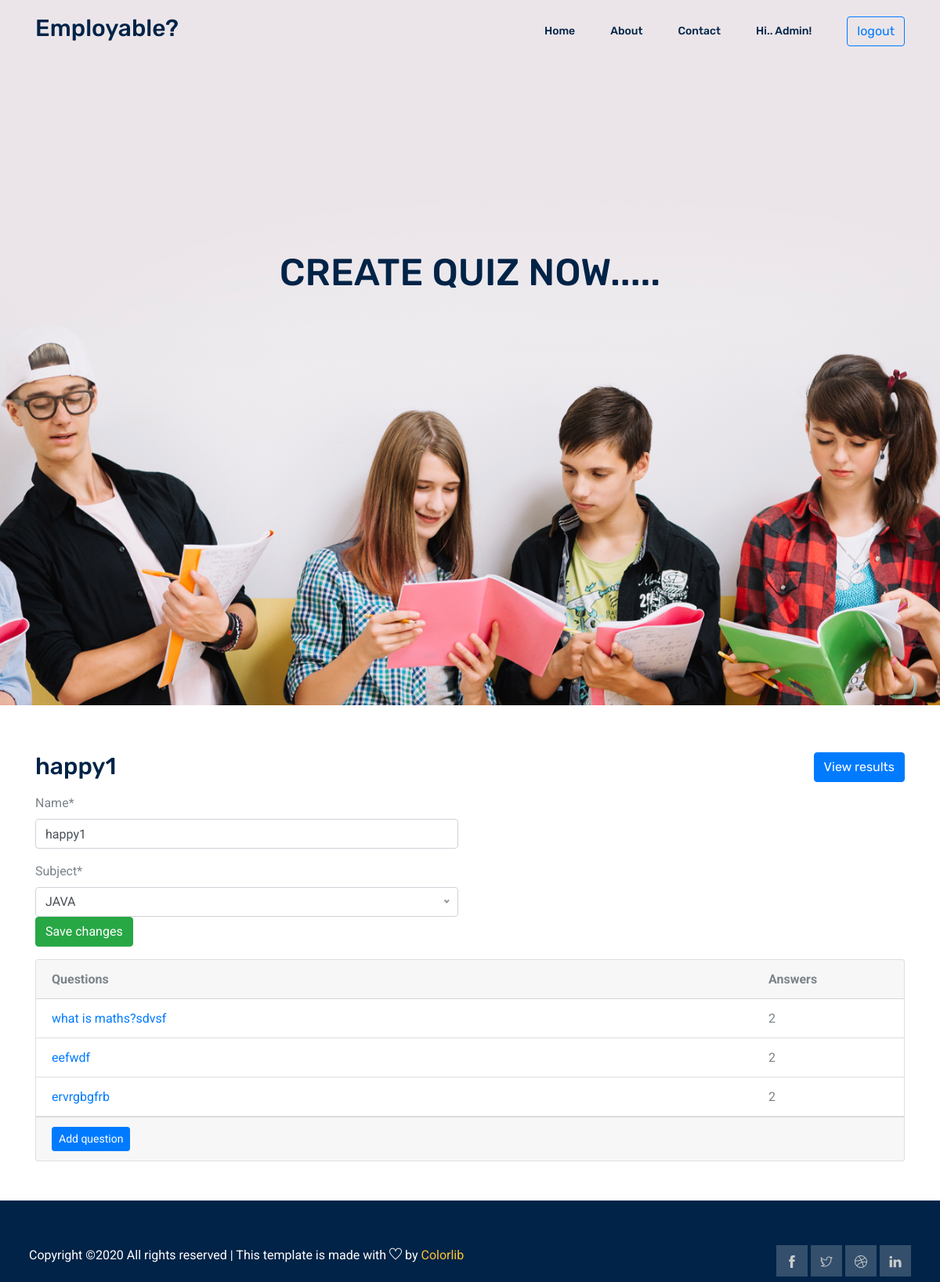
The app's page /company/quiz/2 (signed in) with its own data.
### accounts/models.py (models this page shows)
class User(AbstractUser):
    is_student = models.BooleanField(default=False)
    is_company = models.BooleanField(default=False)
    has_details = models.BooleanField(default=False)
    about = models.TextField(max_length=1000)
    image = models.ImageField(upload_to='main_image',blank = True, null = True)
    website = models.CharField(max_length=40)

### exam/models.py (models this page shows, shortened)
class Quiz(models.Model):
    owner = models.ForeignKey(User, on_delete=models.CASCADE, related_name='quizzes')
    name = models.CharField(max_length=255)
    subject = models.ForeignKey(Subject, on_delete=models.CASCADE, related_name='quizzes')
    location = models.CharField(max_length=50)
    skills_Required = models.CharField(max_length = 50)
    education = models.CharField(max_length = 50)
    work_exporience = models.CharField(max_length = 50)
    ctc = models.IntegerField()
    posts = models.CharField(max_length=20)

class Subject(models.Model):
    name = models.CharField(max_length=30)
    color = models.CharField(max_length=7, default='#007bff')
    def __str__(self):
        return self.name

class Question(models.Model):
    quiz = models.ForeignKey(Quiz, on_delete=models.CASCADE, related_name='questions')
    text = models.CharField('Question', max_length=255)

### company/views.py (the view, shortened to what this page needs)
# urls.py: path('quiz/<int:pk>',views.QuizUpdateView.as_view(),name= 'updateQuiz'),
class QuizUpdateView(UpdateView):
    model = Quiz
    fields = ('name', 'subject', )
    context_object_name = 'quiz'
    template_name = 'company/QuizUpdate.html'
    def get_context_data(self, **kwargs):
        kwargs['questions'] = self.get_object().questions.annotate(answers_count=Count('answers'))
        return super().get_context_data(**kwargs)
    def get_queryset(self):
        return self.request.user.quizzes.all()

### templates/company/QuizUpdate.html (shortened to what this page needs)
{% extends 'base.html' %}
{% load crispy_forms_tags %}
{% block body %}
<section class="home_banner_area">
   <div class="banner_inner">
     <div class="container">
       <div class="row">
         <div class="col-lg-12">
           <div class="banner_content text-center">
             <h2 class="text-uppercase mt-4 mb-5">
               Create Quiz now.....
             </h2>
           </div>
         </div>
       </div>
     </div>
   </div>
 </section>
    <div class='container' style= 'margin-top:60px'>
<h2 class="mb-3">
  {{ quiz.name }}
  <a href="{% url 'results' quiz.pk %}" class="btn btn-primary float-right">View results</a>
</h2>
<div class="row mb-3">
  <div class="col-md-6 col-sm-8 col-12">
    <form method="post" novalidate>
      {{ form|crispy }}
      <button type="submit" class="btn btn-success">Save changes</button>
      </form>
  </div>
</div>
<div class="card">
  <div class="card-header">
    <div class="row">
      <div class="col-10">
        <strong>Questions</strong>
      </div>
      <div class="col-2">
        <strong>Answers</strong>
      </div>
    </div>
  </div>
  <div class="list-group list-group-flush list-group-formset">
    {% for question in questions %}
      <div class="list-group-item">
        <div class="row">
          <div class="col-10">
            <a href="{% url 'changeQuestion' quiz.pk question.pk%}">{{ question.text }}</a>
          </div>
          <div class="col-2">
            {{ question.answers_count }}
          </div>
        </div>
      </div>
    {% empty %}
      <div class="list-group-item text-center">
        <p class="text-muted font-italic mb-0">You haven't created any questions yet. Go ahead and <a href="">add the first question</a>.</p>
      </div>
    {% endfor %}
  </div>
  <div class="card-footer">
    <a href={% url 'addQuestion' quiz.pk%} class="btn btn-primary btn-sm">Add question</a>
  </div>
</div>
</div>
{% endblock %}

### templates/base.html (shortened to what this page needs)
{% load static %}
<!DOCTYPE html>
<html lang="en">
  <head>
   <link rel="stylesheet" href="{% static 'css/bootstrap.css' %}" />
    <link rel="stylesheet" href="{% static 'css/flaticon.css' %}" />
    <link rel="stylesheet" href="{% static 'css/themify-icons.css' %}" />
    <link rel="stylesheet" href="{% static 'vendors/owl-carousel/owl.carousel.min.css' %}" />
    <link rel="stylesheet" href="{% static 'vendors/nice-select/css/nice-select.css' %}" />
    <link rel="stylesheet" href="https://stackpath.bootstrapcdn.com/bootstrap/4.1.3/css/bootstrap.min.css">
    <link rel="stylesheet" href="{% static 'css/style.css' %}" />
  </head>
  <body>
    <header class="header_area">
      <div class="main_menu">
        <nav class="navbar navbar-expand-lg navbar-light">
          <div class="container">
            <a class="navbar-brand logo_h" href="{% url 'home'  %}"
              ><h2>Employable?</h2></a>
            <div
              class="collapse navbar-collapse offset"
              id="navbarSupportedContent"
            >
              <ul class="nav navbar-nav menu_nav ml-auto">
                <li class="nav-item {% block homeactive %} {% endblock %}">
                  <a class="nav-link" href="{% url 'home'  %}">Home</a>
                </li>
                <li class="nav-item {% block aboutactive %} {% endblock %}">
                  <a class="nav-link " href="{% url 'about'  %}">About</a>
                </li>
                <li class="nav-item {% block contactactive %} {% endblock %}">
                  <a class="nav-link " href="{% url 'contact'  %}">Contact</a>
                </li>
                {% if not request.user.is_authenticated %}
                <li class="nav-item">
                  <a class = 'nav-link'>
                    <button class="btn btn-outline-primary my-2 my-sm-0" onclick=location.href='{% url 'login' %}' type="submit">Login</button>
                  </a>
                </li>
                <li class="nav-item" >
                  <a class = 'nav-link'>
                  <button class="btn btn-outline-primary my-2 my-sm-0" onclick=location.href='{% url 'signup' %}' type="submit">Signup</button>
                </a>
                </li>
                {% else %}
                <li class="nav-item">
                  <a class="nav-link" href="{% url 'quiz_list'  %}">hi.. {{request.user}}!</a>
                </li>
                <li class="nav-item" >
                  <a class = 'nav-link'>
                  <button class="btn btn-outline-primary my-2 my-sm-0" onclick=location.href='{% url 'logout' %}' type="submit">logout</button>
                </a>
                </li>
                {% endif %}
              </ul>
            </div>
          </div>
        </nav>
      </div>
    </header>
    {% block body %}{% endblock %}
    <footer class="footer-area " >
      <div class="container" style = "padding:7px">
        <div class="row footer-bottom d-flex justify-content-between">
          <p class="col-lg-8 col-sm-12 footer-text m-0 text-white">
Copyright &copy;<script>document.write(new Date().getFullYear());</script> All rights reserved | This template is made with <i class="ti-heart" aria-hidden="true"></i> by <a href="https://colorlib.com" target="_blank">Colorlib</a>
          </p>
          <div class="col-lg-4 col-sm-12 footer-social">
            <a href="#"><i class="ti-facebook"></i></a>
            <a href="#"><i class="ti-twitter"></i></a>
            <a href="#"><i class="ti-dribbble"></i></a>
            <a href="#"><i class="ti-linkedin"></i></a>
          </div>
        </div>
      </div>
    </footer>
    </body>
</html>

### records on screen
User: user "Admin"
Quiz: name "happy1"
Question: text "what is maths?sdvsf", answers_count "2"
Question: text "eefwdf", answers_count "2"
Question: text "ervrgbgfrb", answers_count "2"
